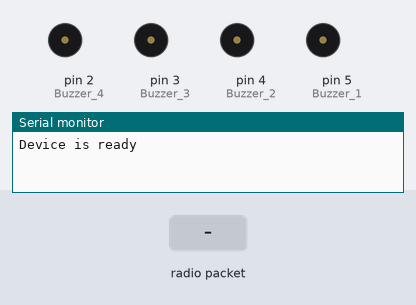
The sketch below on a simulated Arduino Uno, built with avr-gcc and run on an emulated ATmega328P. Parts: buzzer (waves = sounding, pin HIGH), the last lines printed to the serial monitor. The inputs (shaded band) are chosen by the test bench. No radio packets arrive unless stated.

Above: at 1.2 s.
1.3 s: radio packet "o" arrives
At 1.8 s:
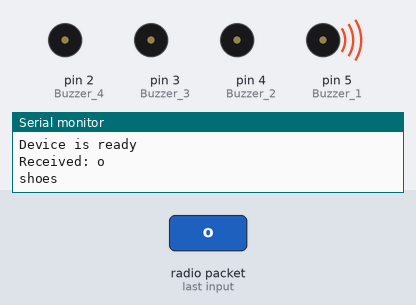
3.8 s: radio packet "p" arrives
At 4.9 s:
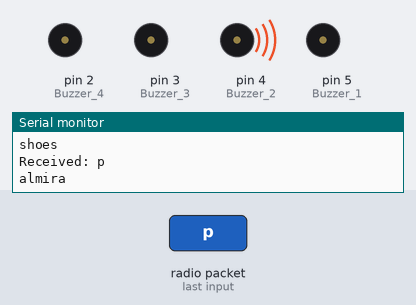
6.8 s: radio packet "t" arrives
At 7.2 s:
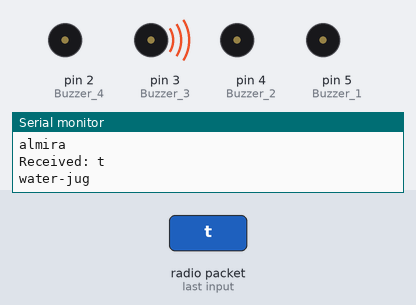
8.3 s: radio packet "f" arrives
At 10.7 s:
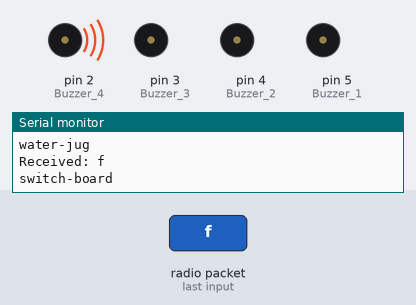
Timing chart, 0 to 15.3 s (numbered marks = the images above; inputs shaded):
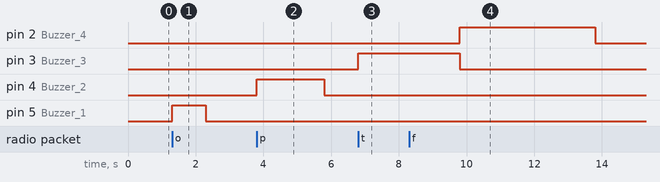

Measured:
- after the input at 1.3 s, pin 5 (Buzzer_1): LOW → HIGH at once, → LOW 1.0 s later
- after the input at 3.8 s, pin 4 (Buzzer_2): LOW → HIGH at once, → LOW 2.0 s later
- after the input at 6.8 s, pin 3 (Buzzer_3): LOW → HIGH at once
- after the input at 8.3 s, pin 2 (Buzzer_4): LOW → HIGH after 1.5 s, → LOW 4.0 s later

The sketch:

Serving_Robot_RX.ino
```cpp
/*
 Author: Vikrant_Gupta
 Email: vikrantgupta95@gmail.com
 LinkedIn: https://www.linkedin.com/in/vikrantgupta95/
 GitHub: https://github.com/vikrantgupta95

 Description:
 This code serves as a receiver for a serving robot system. It receives messages wirelessly using the VirtualWire
 library and controls buzzers accordingly to indicate different items. Received messages determine which buzzer to activate.

 Last updated: 18-04-2024
*/

#include <VirtualWire.h>

byte message[VW_MAX_MESSAGE_LEN]; // a buffer to store the incoming messages
byte messageLength = VW_MAX_MESSAGE_LEN; // the size of the message

void setup() {
  Serial.begin(9600);
  Serial.println("Device is ready");

  pinMode(5, OUTPUT); // Buzzer 1
  pinMode(4, OUTPUT); // Buzzer 2
  pinMode(3, OUTPUT); // Buzzer 3
  pinMode(2, OUTPUT); // Buzzer 4

  digitalWrite(5, LOW);
  digitalWrite(4, LOW);
  digitalWrite(3, LOW);
  digitalWrite(2, LOW);

  // Initialize the IO and ISR
  vw_set_rx_pin(12);
  vw_setup(2000); // Bits per sec
  vw_rx_start();  // Start the receiver
}

void loop() {
  if (vw_get_message(message, &messageLength)) { // Non-blocking
    Serial.print("Received: ");
    for (int i = 0; i < messageLength; i++) {
      Serial.write(message[i]);
    }
    Serial.println();

    if (message[0] == 'o') {
      Serial.println("shoes");
      digitalWrite(5, HIGH);
      digitalWrite(4, LOW);
      digitalWrite(3, LOW);
      digitalWrite(2, LOW);
      delay(500);
      digitalWrite(5, HIGH);
      digitalWrite(4, LOW);
      digitalWrite(3, LOW);
      digitalWrite(2, LOW);
      delay(500);
      digitalWrite(5, LOW);
      digitalWrite(4, LOW);
      digitalWrite(3, LOW);
      digitalWrite(2, LOW);
    } else if (message[0] == 'p') {
      Serial.println("almira");
      digitalWrite(5, LOW);
      digitalWrite(4, HIGH);
      digitalWrite(3, LOW);
      digitalWrite(2, LOW);
      delay(1000);
      digitalWrite(5, LOW);
      digitalWrite(4, HIGH);
      digitalWrite(3, LOW);
      digitalWrite(2, LOW);
      delay(1000);
      digitalWrite(5, LOW);
      digitalWrite(4, LOW);
      digitalWrite(3, LOW);
      digitalWrite(2, LOW);
    } else if (message[0] == 't') {
      Serial.println("water-jug");
      digitalWrite(5, LOW);
      digitalWrite(4, LOW);
      digitalWrite(3, HIGH);
      digitalWrite(2, LOW);
      delay(1500);
      digitalWrite(5, LOW);
      digitalWrite(4, LOW);
      digitalWrite(3, HIGH);
      digitalWrite(2, LOW);
      delay(1500);
      digitalWrite(5, LOW);
      digitalWrite(4, LOW);
      digitalWrite(3, LOW);
      digitalWrite(2, LOW);
    } else if (message[0] == 'f') {
      Serial.println("switch-board");
      digitalWrite(5, LOW);
      digitalWrite(4, LOW);
      digitalWrite(3, LOW);
      digitalWrite(2, HIGH);
      delay(2000);
      digitalWrite(5, LOW);
      digitalWrite(4, LOW);
      digitalWrite(3, LOW);
      digitalWrite(2, HIGH);
      delay(2000);
      digitalWrite(5, LOW);
      digitalWrite(4, LOW);
      digitalWrite(3, LOW);
      digitalWrite(2, LOW);
    }
  }
}
```
